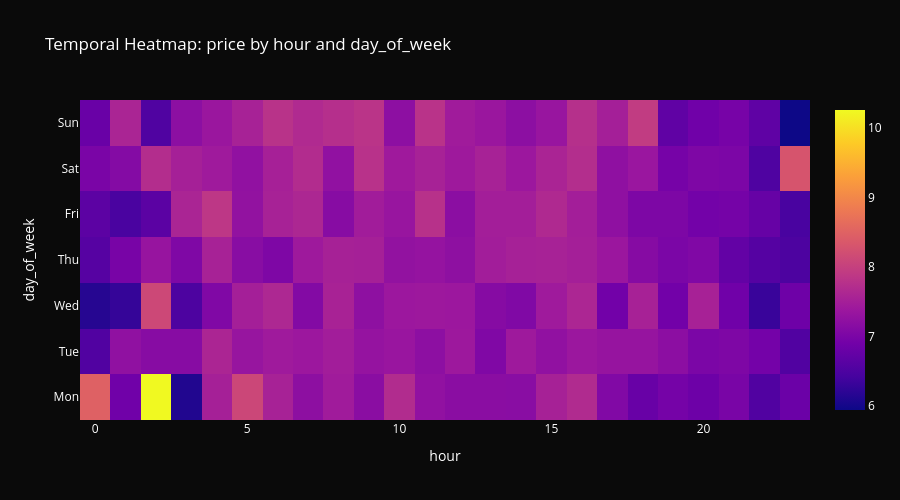

Notebook cell for this chart:
### Code cell
# %% [markdown]
# ### 8. VISUALIZATION #7: Temporal Heatmap

# %%
print("Creating Temporal Heatmap...")

viz_heat = ChronosphereVisualizer(df, 'event_time')
fig = viz_heat.temporal_heatmap('price', x_groupby='hour', y_groupby='day_of_week')
fig.write_html('../assets/visualizations/viz7_temporal_heatmap.html')
fig.show()

print("✅ Saved: viz7_temporal_heatmap.html")

### Figure 1 — Plotly figure (JSON) as saved in the notebook; plotly's stock layout.template omitted (floating-point values rounded to 4 significant figures; data arrays with more than 128 entries replaced by an {"elided": "..."} marker saying what was removed)
{"data": [{"colorscale": [[0, "#0d0887"], [0.1111, "#46039f"], [0.2222, "#7201a8"], [0.3333, "#9c179e"], [0.4444, "#bd3786"], [0.5556, "#d8576b"], [0.6667, "#ed7953"], [0.7778, "#fb9f3a"], [0.8889, "#fdca26"], [1, "#f0f921"]], "hoverongaps": false, "hovertemplate": "<b>%{y}</b>, %{x}<br>Value: %{z:.2f}<extra></extra>", "type": "heatmap", "x": [0, 1, 2, 3, 4, 5, 6, 7, 8, 9, 10, 11, 12, 13, 14, 15, 16, 17, 18, 19, 20, 21, 22, 23], "y": ["Mon", "Tue", "Wed", "Thu", "Fri", "Sat", "Sun"], "z": {"elided": "7x24 float values"}}], "layout": {"font": {"color": "#ffffff"}, "height": 500, "paper_bgcolor": "#0a0a0a", "plot_bgcolor": "#1a1a1a", "title": {"text": "Temporal Heatmap: price by hour and day_of_week"}, "xaxis": {"title": {"text": "hour"}}, "yaxis": {"title": {"text": "day_of_week"}}}}
